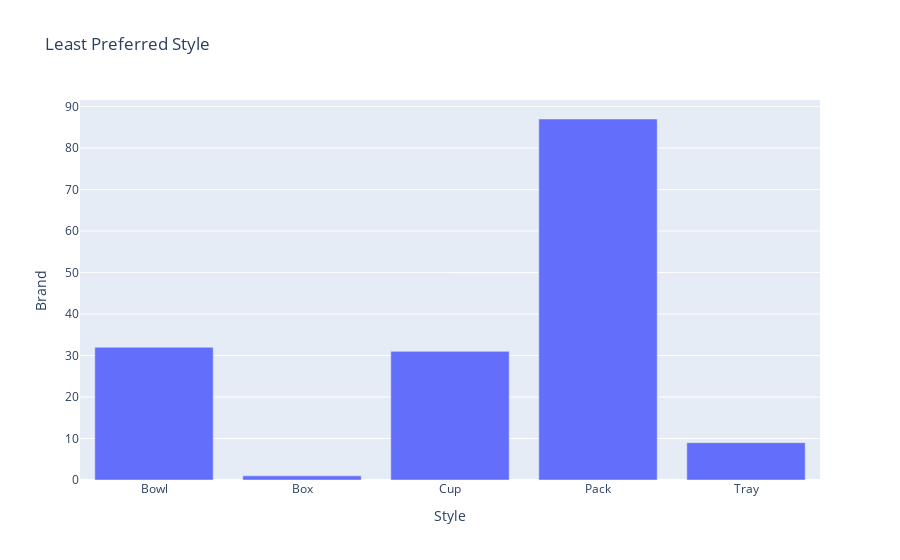

Notebook code cell kept with this figure:
### Code cell
LNo_Style = Low_rated.groupby('Style').count()
LNo_Style.reset_index(inplace=True)
fig = px.bar(LNo_Style, x='Style', y='Brand',title="Least Preferred Style")
fig.show()

### Figure 1 — Plotly figure (JSON) as saved in the notebook; plotly's stock layout.template omitted (floating-point values rounded to 4 significant figures)
{"data": [{"alignmentgroup": "True", "hoverlabel": {"namelength": 0}, "hovertemplate": "Style=%{x}<br>Brand=%{y}", "legendgroup": "", "marker": {"color": "#636efa"}, "name": "", "offsetgroup": "", "orientation": "v", "showlegend": false, "textposition": "auto", "type": "bar", "x": ["Bowl", "Box", "Cup", "Pack", "Tray"], "xaxis": "x", "y": [32, 1, 31, 87, 9], "yaxis": "y"}], "layout": {"barmode": "relative", "legend": {"tracegroupgap": 0}, "title": {"text": "Least Preferred Style"}, "xaxis": {"anchor": "y", "domain": [0, 1], "title": {"text": "Style"}}, "yaxis": {"anchor": "x", "domain": [0, 1], "title": {"text": "Brand"}}}}
